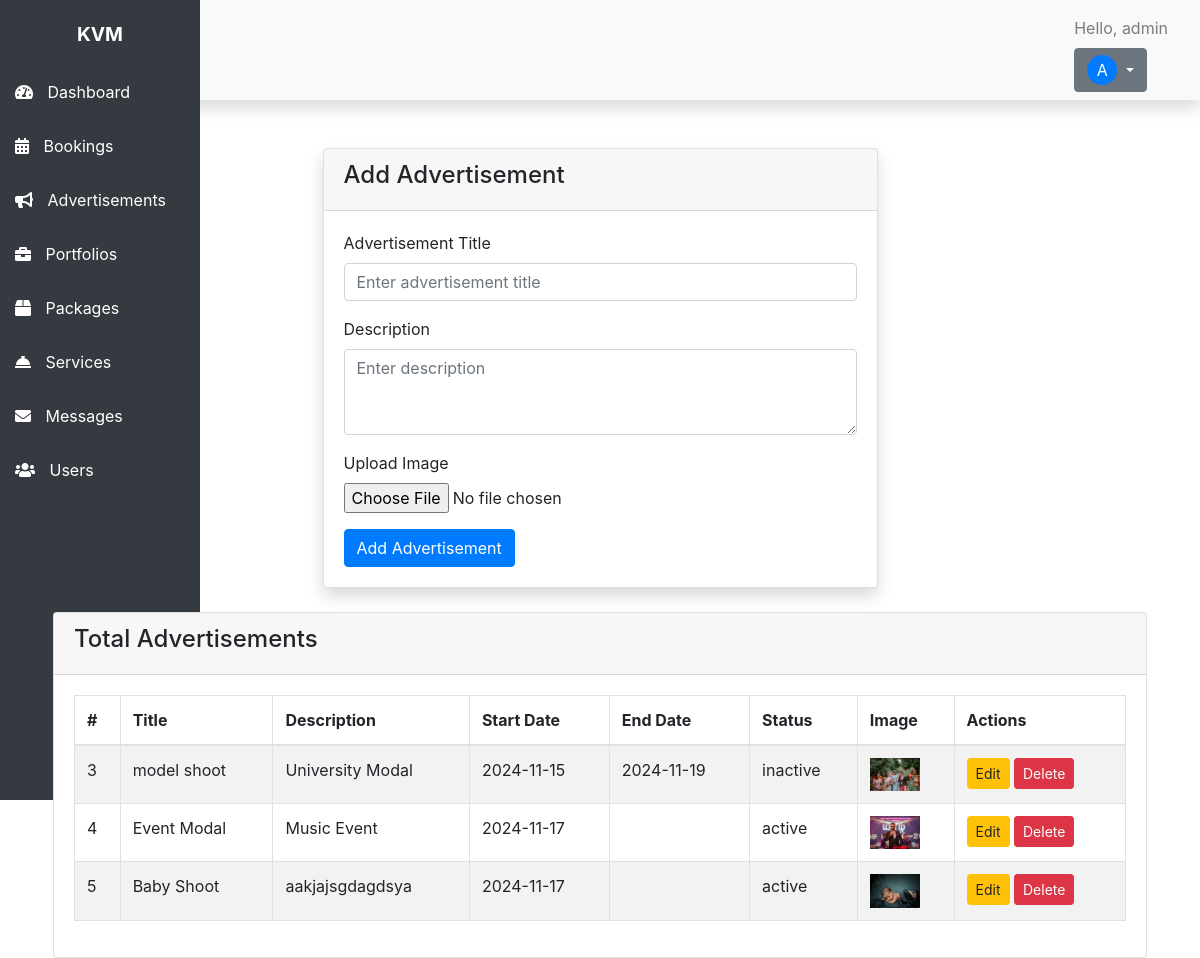
Page /admin/index.php?page=advertisement (signed in) on the committed database.
### tables this page shows
CREATE TABLE IF NOT EXISTS `advertisements` (
  `id` int NOT NULL AUTO_INCREMENT,
  `title` varchar(255) NOT NULL,
  `description` text NOT NULL,
  `image` varchar(255) DEFAULT NULL,
  `status` enum('active','inactive') DEFAULT 'active',
  `add_date` date DEFAULT NULL,
  `dis_date` date DEFAULT NULL,
  PRIMARY KEY (`id`)
);

### admin/advertisement.php (the view, shortened to what this page needs)
<?php
include 'partials/dbconnect.php';
$sql = "SELECT * FROM advertisements";
$result = $conn->query($sql);
?>
<div class="container mt-5">
    <div class="card mb-4 w-50 mx-auto shadow">
        <div class="card-header">
            <h4>Add Advertisement</h4>
        </div>
        <div class="card-body">
            <form action="./partials/add.php" method="post" enctype="multipart/form-data">
                <div class="form-group">
                    <label for="title">Advertisement Title</label>
                    <input type="text" class="form-control" name="title" id="title" placeholder="Enter advertisement title" required>
                </div>
                <div class="form-group">
                    <label for="description">Description</label>
                    <textarea class="form-control" name="description" id="description" rows="3" placeholder="Enter description" required></textarea>
                </div>
                <div class="form-group">
                    <label for="image">Upload Image</label>
                    <input type="file" name="image" accept=".jpg" class="form-control-file" id="image">
                </div>
                <button type="submit" name="submit" class="btn btn-primary">Add Advertisement</button>
            </form>
        </div>
    </div>
    <div class="card mx-2">
    <div class="card-header">
        <h4>Total Advertisements</h4>
    </div>
    <div class="card-body">
        <table class="table table-bordered table-striped">
            <thead>
                <tr>
                    <th>#</th>
                    <th>Title</th>
                    <th>Description</th>
                    <th>Start Date</th>
                    <th>End Date</th>
                    <th>Status</th>
                    <th>Image</th>
                    <th>Actions</th>
                </tr>
            </thead>
            <tbody>
                <?php
                if ($result && $result->num_rows > 0) {
                    while ($row = $result->fetch_assoc()) {
                        $adId = $row['id'];
                        $title = $row['title'];
                        $desc = $row['description'];
                        $status = $row['status'];
                        $adDate = $row['add_date'];
                        $disDate = $row['dis_date'];
                        $imagePath = "/kvm/assets/img/ads/ads-" . $adId . ".jpg";
                        echo "<tr>
                            <td>{$adId}</td>
                            <td>{$title}</td>
                            <td>{$desc}</td>
                            <td>{$adDate}</td>
                            <td>{$disDate}</td>
                            <td>{$status}</td>
                            <td><img src='{$imagePath}' alt='Advertisement Image' style='width: 50px; height: auto;'></td>
                            <td>
                                <button class='btn btn-sm btn-warning' onclick='openEditModal({$adId}, \"{$title}\", \"{$desc}\", \"{$status}\")'>Edit</button>
                                <a href='partials/add.php?id={$adId}' class='btn btn-sm btn-danger' onclick='return confirm(\"Are you sure you want to delete this advertisement?\");'>Delete</a>
                            </td>
                        </tr>";
                    }
                } else {
                    echo "<tr><td colspan='8' class='text-center'>No advertisements found</td></tr>";
                }
                ?>
            </tbody>
        </table>
    </div>
</div>
</div>

### admin/index.php (shortened to what this page needs)
<!DOCTYPE html>
<html lang="en">
<head>
    <link href="https://stackpath.bootstrapcdn.com/bootstrap/4.5.2/css/bootstrap.min.css" rel="stylesheet">
    <link rel="stylesheet" href="https://cdnjs.cloudflare.com/ajax/libs/font-awesome/5.15.4/css/all.min.css">
    <link rel="stylesheet" href="../admin/assets/css/main.css">
</head>
<body>
<?php
include 'forms/sidebar.php';
?>
<?php $page = isset($_GET['page']) ? $_GET['page'] :'dashboard'; ?>
<?php include $page.'.php' ?>
</body>
</html>

### admin/forms/sidebar.php (shortened to what this page needs)
<?php
$username = $_SESSION['username'];
$firstLetter = strtoupper(substr($username, 0, 1));
?>
<nav class="navbar navbar-expand-lg navbar-light shadow bg-light">
    <div class="ml-auto">
        <span class="navbar-text mr-3">Hello, <?php echo $username; ?></span>
        <div class="dropdown">
            <button class="btn btn-secondary dropdown-toggle" type="button" id="dropdownMenuButton" data-toggle="dropdown" aria-haspopup="true" aria-expanded="false">
                <span class="rounded-circle" style="width: 30px; height: 30px; display: inline-block; background-color: #007bff; color: white; text-align: center; line-height: 30px;"><?php echo $firstLetter; ?></span>
            </button>
        </div>
    </div>
</nav>
<div class="sidebar" id="sidebar">
    <div class="sidebar-heading">KVM </div>
    <ul class="nav flex-column">
        <li class="nav-item">
            <a class="nav-link" href="index.php?page=dashboard"><i class="fas fa-tachometer-alt"></i> Dashboard</a>
        </li>
        <li class="nav-item">
            <a class="nav-link" href="index.php?page=bookings"><i class="fas fa-calendar-alt"></i> Bookings</a>
        </li>
        <li class="nav-item">
            <a class="nav-link" href="index.php?page=advertisement"><i class="fas fa-bullhorn"></i> Advertisements</a>
        </li>
        <li class="nav-item">
            <a class="nav-link" href="index.php?page=portfolio"><i class="fas fa-briefcase"></i> Portfolios</a>
        </li>
        <li class="nav-item">
            <a class="nav-link" href="index.php?page=package"><i class="fas fa-box"></i> Packages</a>
        </li>
        <li class="nav-item">
            <a class="nav-link" href="index.php?page=service"><i class="fas fa-concierge-bell"></i> Services</a>
        </li>
        <li class="nav-item">
            <a class="nav-link" href="index.php?page=message"><i class="fas fa-envelope"></i> Messages</a>
        </li>
        <li class="nav-item">
            <a class="nav-link" href="index.php?page=user"><i class="fas fa-users"></i> Users</a>
        </li>
    </ul>
</div>

### admin/assets/css/main.css (style rules this page uses)
.sidebar { height: 100vh; background-color: #343a40; color: #fff; padding-top: 20px; position: fixed; left: 0; top: 0; bottom: 0; width: 200px; transition: all 0.3s; }
.sidebar .nav-link { color: #fff; padding: 15px; }
.sidebar .nav-link i { margin-right: 10px; }
.sidebar-heading { font-size: 1.2rem; font-weight: bold; text-align: center; margin-bottom: 1rem; }

### rows in the picture
advertisements: id "3", title "model shoot", description "University Modal", add_date "2024-11-15", dis_date "2024-11-19", status "inactive", shows a picture
advertisements: id "4", title "Event Modal", description "Music Event", add_date "2024-11-17", status "active", shows a picture
advertisements: id "5", title "Baby Shoot", description "aakjajsgdagdsya", add_date "2024-11-17", status "active", shows a picture

### other values in the picture
$username "admin"
$firstLetter "A"
